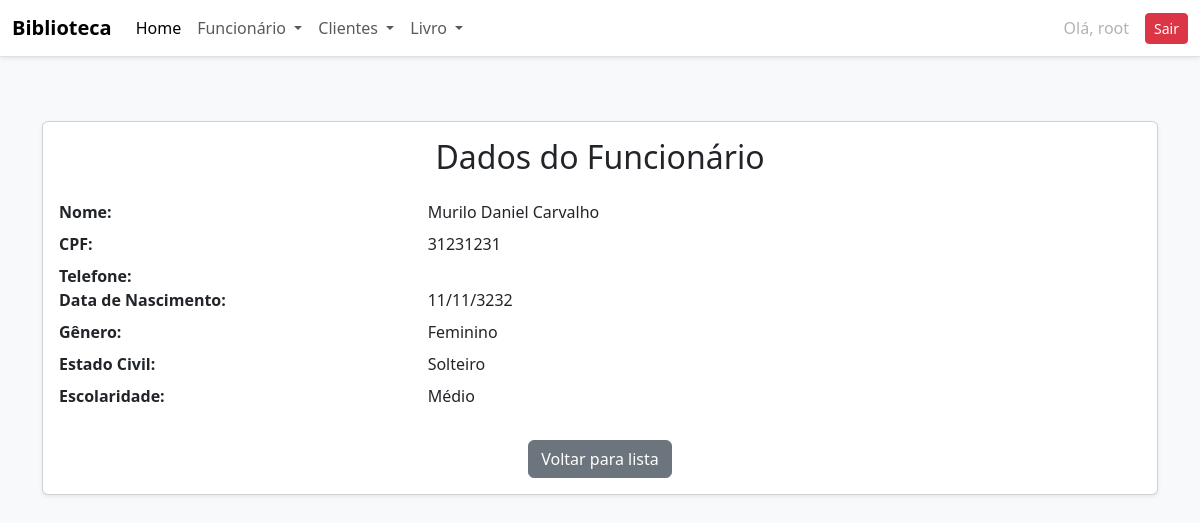
Page /funcionarios/visualizar/1/ (signed in) on the committed database.
### academico/models.py (models this page shows, shortened)
class Funcionario(models.Model):
    nome = models.CharField(max_length=100)
    data_nascimento = models.DateField()
    cpf = models.CharField(max_length=14, unique=True)
    genero = models.CharField(max_length=3, choices=GENERO_CHOICES_HUMAN)
    estado_civil = models.CharField(
        max_length=30, choices=ESTADO_CIVIL_CHOICES)
    escolaridade = models.CharField(
        max_length=50, choices=ESCOLARIDADE_CHOICES)
    ativo = models.BooleanField(default=True)

### academico/views.py (the view)
# urls.py: path('funcionarios/visualizar/<int:id>/', views.visualizar_funcionario, name='visualizar_funcionario'),
@login_required
def visualizar_funcionario(request, id):
    funcionario = get_object_or_404(Funcionario, id=id)
    return render(request, 'academico/visualizar_funcionario.html', {
        'funcionario': funcionario
    })

### academico/templates/academico/visualizar_funcionario.html
{% extends 'academico/base.html' %}
{% block content %}
<div class="container py-5">
    <div class="card shadow-sm">
        <div class="card-body">
            <h2 class="card-title mb-4 text-center">Dados do Funcionário</h2>
            <dl class="row">
                <dt class="col-sm-4">Nome:</dt>
                <dd class="col-sm-8">{{ funcionario.nome }}</dd>
                <dt class="col-sm-4">CPF:</dt>
                <dd class="col-sm-8">{{ funcionario.cpf }}</dd>
                <dt class="col-sm-4">Telefone:</dt>
                <dd class="col-sm-8">{{ funcionario.telefone }}</dd>
                <dt class="col-sm-4">Data de Nascimento:</dt>
                <dd class="col-sm-8">{{ funcionario.data_nascimento|date:"d/m/Y" }}</dd>
                <dt class="col-sm-4">Gênero:</dt>
                <dd class="col-sm-8">{{ funcionario.get_genero_display }}</dd>
                <dt class="col-sm-4">Estado Civil:</dt>
                <dd class="col-sm-8">{{ funcionario.get_estado_civil_display }}</dd>
                <dt class="col-sm-4">Escolaridade:</dt>
                <dd class="col-sm-8">{{ funcionario.get_escolaridade_display }}</dd>
            </dl>
            <div class="text-center mt-4">
                <a href="{% url 'funcionarios' %}" class="btn btn-secondary">Voltar para lista</a>
            </div>
        </div>
    </div>
</div>
{% endblock %}

### academico/templates/academico/base.html (shortened to what this page needs)
<!DOCTYPE html>
<html lang="pt-br">
<head>
    <link href="https://cdn.jsdelivr.net/npm/bootstrap@5.3.6/dist/css/bootstrap.min.css" rel="stylesheet"
>
</head>
<body class="bg-light">
    <nav class="navbar navbar-expand-lg bg-white border-bottom shadow-sm">
        <div class="container-fluid">
            <a class="navbar-brand fw-bold" href="#">Biblioteca</a>
            <div class="collapse navbar-collapse" id="navbarNavDropdown">
                <ul class="navbar-nav">
                    <li class="nav-item">
                        <a class="nav-link active" href="{% url 'index' %}">Home</a>
                    </li>
                    <li class="nav-item dropdown">
                        <a class="nav-link dropdown-toggle" href="#" role="button"
                           data-bs-toggle="dropdown" aria-expanded="false">
                            Funcionário
                        </a>
                    </li>
                    <li class="nav-item dropdown">
                        <a class="nav-link dropdown-toggle" href="#" role="button"
                           data-bs-toggle="dropdown" aria-expanded="false">
                            Clientes
                        </a>
                    </li>
                    <li class="nav-item dropdown">
                        <a class="nav-link dropdown-toggle" href="#" role="button"
                           data-bs-toggle="dropdown" aria-expanded="false">
                            Livro
                        </a>
                    </li>
                </ul>
                {% if user.is_authenticated %}
      <ul class="navbar-nav ms-auto">
        <li class="nav-item">
          <div class="d-flex align-items-center gap-2">
            <span class="nav-link disabled mb-0">Olá, {{ user.username }}</span>
            <a class="btn btn-danger btn-sm" href="{% url 'logout' %}">Sair</a>
          </div>
        </li>
      </ul>
      {% endif %}
            </div>
        </div>
    </nav>
    {% block content %}
    {% endblock %}
</body>
</html>

### rows in the picture
Funcionario: nome "Murilo Daniel Carvalho", cpf "31231231", data_nascimento "11/11/3232", genero "Feminino", estado_civil "Solteiro", escolaridade "Médio"

### other values in the picture
{{ user.username }} "root"
